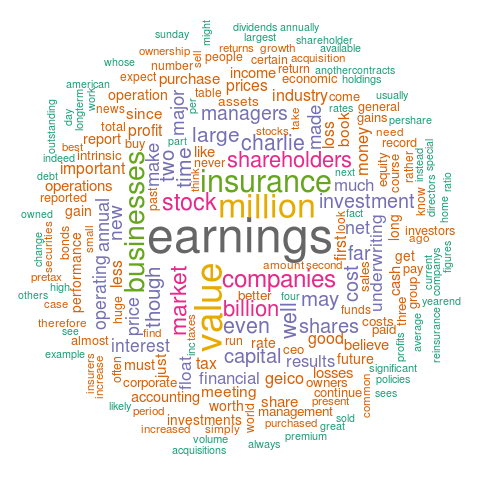

The script that saved this image:
library("tm")
library("SnowballC")
library("wordcloud")
library("RColorBrewer")

setwd("/home/raj/projects/topicModels/topics")
fi <- list.files(getwd(),pattern="*.txt")
foo <- lapply(fi,readLines)
docs<-Corpus(VectorSource(foo))

docs <- tm_map(docs, removeNumbers)
docs <- tm_map(docs, removeWords, stopwords("english"))
docs <- tm_map(docs, removePunctuation)
docs <- tm_map(docs, stripWhitespace)
myStopwords <- c('can', 'now','will','berkshire','say','one','way','use','berkshire','hathaway','berkshires','also','howev','tell','business','from','the','that','and','for','have','berkshir','year','years','company','last','however','many','every','made','next')
docs<- tm_map(docs,removeWords,myStopwords)

dtm <- TermDocumentMatrix(docs)
m <- as.matrix(dtm)
v <- sort(rowSums(m),decreasing=TRUE)
d <- data.frame(word = names(v),freq=v)
head(d, 10)

set.seed(1234)
png(filename="wordcloud.png")
wcloud<-wordcloud(words = d$word, freq = d$freq, min.freq = 1,
          max.words=200, random.order=FALSE, rot.per=0.35, 
          colors=brewer.pal(8, "Dark2"))

dev.off()

png(filename='wordbars.png')
barplot(d[1:10,]$freq, las = 2, names.arg = d[1:10,]$word,
        col ="lightblue", main ="Most frequent words",
        ylab = "Word frequencies")
dev.off()
